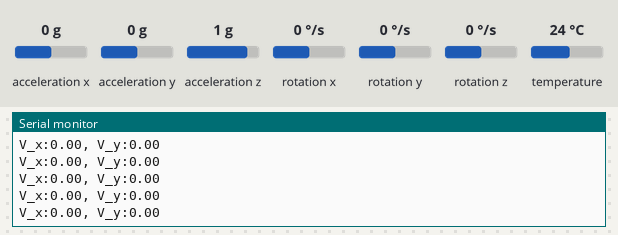
Recording of a sketch running on a simulated Arduino Uno, built with avr-gcc and run on an emulated ATmega328P. Shown: the last lines printed to the serial monitor. Inputs (shaded band) come from the test bench; at power-on: acceleration x 0 g, acceleration y 0 g, acceleration z 1 g, rotation x 0 °/s, rotation y 0 °/s, rotation z 0 °/s, temperature 24 °C.

Above: at 1.3 s.
1.4 s: acceleration x set to -1.4 g
At 2.4 s:
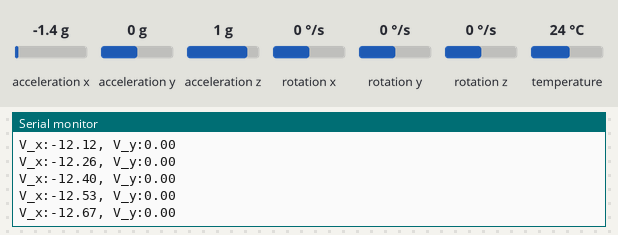
4.4 s: acceleration y set to -1.4 g
At 5.1 s:
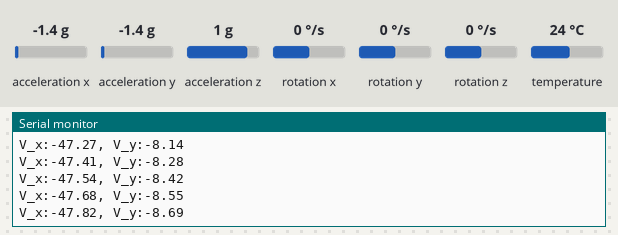
5.9 s: acceleration x set to -0.8 g
At 6.5 s:
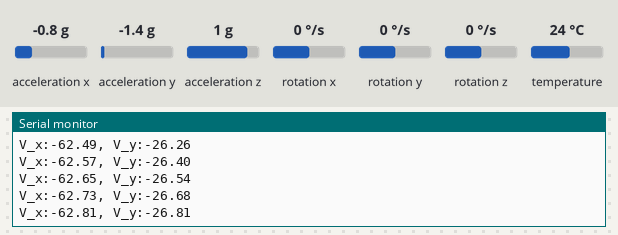
Timing chart, 0 to 8.9 s (numbered marks = the images above; inputs shaded):
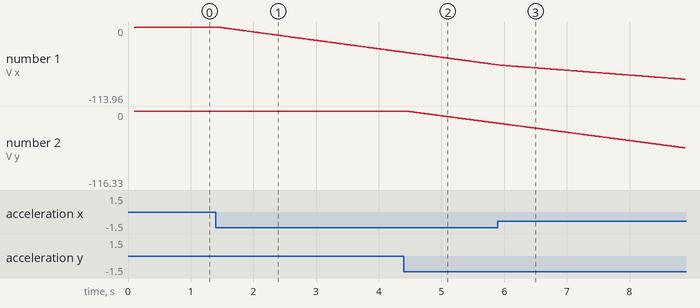

The sketch:

MPU6050_sirui.ino
```cpp
#include <Adafruit_MPU6050.h>
#include <Adafruit_Sensor.h>
#include <Wire.h>

Adafruit_MPU6050 mpu;
// Define Kalman filter variables
double x_hat = 0.0;    // Estimated state: acceleration
double y_hat = 0.0;    // Estimated state: acceleration
double Px = 1.0;        // Covariance matrix
double Py = 1.0;        // Covariance matrix
double Q = 0.01;       // Process noise covariance
double R = 0.1;        // Measurement noise covariance

// Kalman filter prediction step
void x_predict() {
    // Predict the next state
    double x_pred = x_hat;
    double Px_pred = Px + Q;

    x_hat = x_pred;
    Px = Px_pred;
}

void y_predict() {
    // Predict the next state
    double y_pred = y_hat;
    double Py_pred = Py + Q;

    y_hat = y_pred;
    Py = Py_pred;
}

// Kalman filter update step
void updatex(double z) {
    // Calculate Kalman gain
    double Kx = Px / (Px + R);

    // Update state estimate and covariance
    x_hat = x_hat + Kx * (z - x_hat);
    Px = (1 - Kx) * Px;
}

void updatey(double z) {
    // Calculate Kalman gain
    double Ky = Py / (Py + R);

    // Update state estimate and covariance
    y_hat = y_hat + Ky * (z - y_hat);
    Py = (1 - Ky) * Py;
}


void setup() {
    Serial.begin(115200);

    // Try to initialize!
    if (!mpu.begin())
    {
        Serial.println("Failed to find MPU6050 chip");
    }

    // set accelerometer range to +-8G
    mpu.setAccelerometerRange(MPU6050_RANGE_8_G);

    // set gyro range to +- 500 deg/s
    mpu.setGyroRange(MPU6050_RANGE_500_DEG);

    // set filter bandwidth to 21 Hz
    mpu.setFilterBandwidth(MPU6050_BAND_21_HZ);

    delay(100);
}

int previous_t = 0;
float last_v_x = 0; //v_0 m/s
float last_v_y = 0; //v_0 m/s
int interval = 10; //s m/s

void loop()
{
    /* Get new sensor events with the readings */
    sensors_event_t a, g, temp;
    mpu.getEvent(&a, &g, &temp);

    int current_t = millis();

    if (current_t - previous_t >= interval) {

        float accelerometer_data_x=a.acceleration.x;
        float accelerometer_data_y=a.acceleration.y;

        x_predict();
        y_predict();

        // Update step with noisy accelerometer data
        double z = accelerometer_data_x;
        updatex(z);
        float ax = x_hat;

        z = accelerometer_data_y;
        updatey(z);
        float ay = y_hat;

        float v_x = last_v_x + ax*interval/1000;
        float v_y = last_v_y + ay*interval/1000;

        previous_t = current_t;
        last_v_x = v_x;
        last_v_y = v_y;

        Serial.print("V_x:");
        Serial.print(v_x);
        Serial.print(", ");
        Serial.print("V_y:");
        Serial.print(v_y);
    }


    Serial.println("");
    }
```

Measured:
- after the input at 1.4 s, the serial monitor: prints a new line at once (image 1)
- plotted number 1: 0 → -38.76 after the input at 1.4 s
